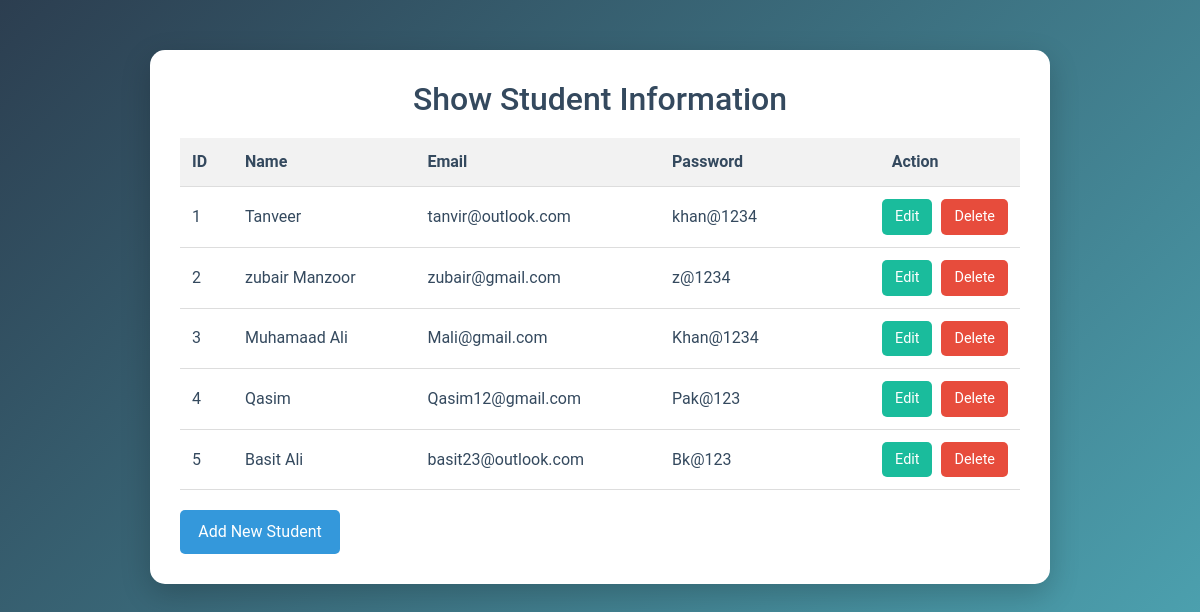
The page /students/ on the database its author committed.
### students/models.py (models this page shows)
class Student(models.Model):
    name = models.CharField(max_length=100)
    email = models.EmailField(unique=True)
    password = models.CharField(max_length=100)

### students/views.py (the view)
# urls.py: path('', StudentListView.as_view(), name='student_list'),
class StudentListView(ListView):
    model = Student
    template_name = 'students/student_list.html'

### students/templates/students/student_list.html (shortened to what this page needs)
<!DOCTYPE html>
<html lang="en">
<head>
    {% load static %}
    <link href="https://cdn.jsdelivr.net/npm/bootstrap@5.3.0-alpha1/dist/css/bootstrap.min.css" rel="stylesheet">
</head>
<body>
    <div class="table-container">
        <h2>Show Student Information</h2>
        <table>
            <thead>
                <tr>
                    <th>ID</th>
                    <th>Name</th>
                    <th>Email</th>
                    <th>Password</th>
                    <th class="action-header">Action</th>
                </tr>
            </thead>
            <tbody>
                {% for student in object_list %}
                <tr>
                    <td>{{ student.id }}</td>
                    <td>{{ student.name }}</td>
                    <td>{{ student.email }}</td>
                    <td>{{ student.password }}</td>
                    <td class="action-buttons">
                        <div style="text-align: right;">
                            <a class="btn btn-edit" href="{% url 'student_edit' student.id %}">Edit</a>
                            <a class="btn btn-delete" href="{% url 'student_delete' student.id %}">Delete</a>
                        </div>
                    </td>
                </tr>
                {% endfor %}
            </tbody>
        </table>
        <a class="add-btn" href="{% url 'student_add' %}">Add New Student</a>
    </div>
</body>
</html>

### students/templates/students/student_list.html (style rules this page uses)
body { background: linear-gradient(135deg, #2c3e50, #4ca1af); font-family: 'Roboto', sans-serif; color: #34495e; }
.table-container { background-color: #ffffff; padding: 30px; border-radius: 15px; box-shadow: 0 10px 30px rgba(0, 0, 0, 0.2); margin: 50px auto; max-width: 900px; }
h2 { text-align: center; margin-bottom: 20px; font-size: 2em; color: #34495e; }
table { width: 100%; border-collapse: collapse; }
th, td { padding: 12px; text-align: left; border-bottom: 1px solid #ddd; }
th { background-color: #f2f2f2; color: #34495e; }
.action-header { text-align: center; }
.btn { border-radius: 5px; font-size: 0.9em; margin-left: 5px; }
.btn-edit { background-color: #1abc9c; color: white; }
.btn-delete { background-color: #e74c3c; color: white; }
.add-btn { background-color: #3498db; color: white; display: block; text-align: center; margin-top: 20px; padding: 10px; border-radius: 5px; text-decoration: none; width: 160px; transition: background-color 0.3s; }
.action-buttons { text-align: right; }

### rows shown on the page
Student: id "1", name "Tanveer", email "tanvir@outlook.com", password "khan@1234"
Student: id "2", name "zubair Manzoor", email "zubair@gmail.com", password "z@1234"
Student: id "3", name "Muhamaad Ali", email "Mali@gmail.com", password "Khan@1234"
Student: id "4", name "Qasim", email "Qasim12@gmail.com", password "Pak@123"
Student: id "5", name "Basit Ali", email "basit23@outlook.com", password "Bk@123"
